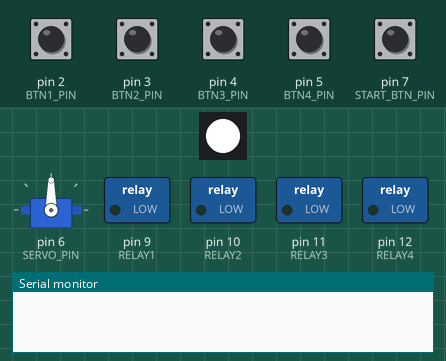
Bench run of a program on a simulated Arduino Nano, built with avr-gcc and run on an emulated ATmega328P. Parts: servo, 1 RGB LEDs in strip order, left to right, switched loads named in the program (green lamp = pin HIGH), the last lines printed to the serial monitor. The test bench sets the inputs (shaded band); at power-on: pin 2 (BTN1_PIN), pin 3 (BTN2_PIN), pin 4 (BTN3_PIN), pin 5 (BTN4_PIN), pin 7 (START_BTN_PIN) HIGH. Random numbers use the default seed unless the program sets one.

Above: at 1.2 s.
1.3 s: pin 7 (START_BTN_PIN) pulled LOW for 0.15 s
At 1.9 s:
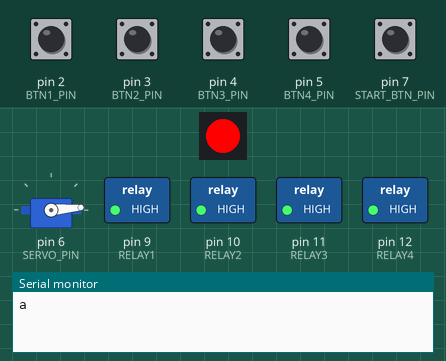
At 8.0 s:
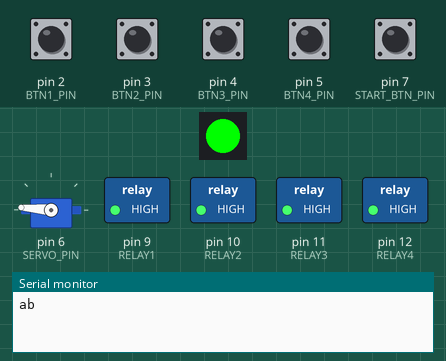
Timing chart, 0 to 8.9 s (numbered marks = the images above; inputs shaded):
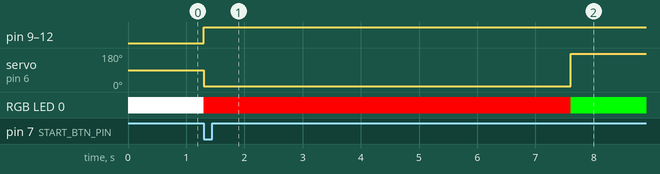

The program:

main.cpp
```cpp
/*

  This is an replication of the game Green Light, Red Light.

  4 contestants must press a button at the sound of the Green Light alert and
  hold it until the Red Light alert is herd.

  Time is accumulated while they hold the button and the first to obtain a
  certain number is the winner (or multiple winners if they finish at the same
  time).

  The head of the doll will turn face to contestants while Red Light and face
  they other way while Green Light.

  Contestant must stop pressing the button as soon as the Red Light alert is
  herd or they will be disqualified from the game.

*/

#include <Adafruit_NeoPixel.h>
#include <Servo.h>

#define SERVO_PIN 6
#define RELAY1 9
#define RELAY2 10
#define RELAY3 11
#define RELAY4 12
#define BTN1_PIN 2
#define BTN2_PIN 3
#define BTN3_PIN 4
#define BTN4_PIN 5

#define LED_PIN 8
#define START_BTN_PIN 7

// #define BUZZER_PIN 8

#define REACTION_DELAY_MS 300
#define TOTAL_TIME_END 60000

Adafruit_NeoPixel pixels(1, LED_PIN, NEO_GRB + NEO_KHZ800);
Servo servo;

bool gameStarted = false;
bool losers[] = {0, 0, 0, 0};
unsigned long previousMillis = 0;
unsigned long interval = 0;
unsigned long startTime = 0;
unsigned long times[] = {0, 0, 0, 0};

byte greenLightCode = 97;
byte redLightCode = 98;

void setup() {
  Serial.begin(115200);

  servo.attach(SERVO_PIN);

  pinMode(BTN1_PIN, INPUT_PULLUP);
  pinMode(BTN2_PIN, INPUT_PULLUP);
  pinMode(BTN3_PIN, INPUT_PULLUP);
  pinMode(BTN4_PIN, INPUT_PULLUP);
  pinMode(START_BTN_PIN, INPUT_PULLUP);

  pinMode(RELAY1, OUTPUT);
  pinMode(RELAY2, OUTPUT);
  pinMode(RELAY3, OUTPUT);
  pinMode(RELAY4, OUTPUT);

  pixels.begin();
  pixels.setPixelColor(0, pixels.Color(255, 255, 255));
  pixels.show();
}

void loop() {
  if (!gameStarted && !digitalRead(START_BTN_PIN)) {
    gameStarted = true;

    digitalWrite(RELAY1, 1);
    digitalWrite(RELAY2, 1);
    digitalWrite(RELAY3, 1);
    digitalWrite(RELAY4, 1);
  }

  if (!gameStarted) {
    return;
  }

  /*
  GAME SEQUENCE
  */

  if (losers[0] == 0 || losers[0] == 0 || losers[2] == 0 || losers[3] == 0) {
    pixels.setPixelColor(0, pixels.Color(255, 0, 0));
    pixels.show();
    servo.write(5);
    Serial.write(greenLightCode);

    // Wait a random number of seconds
    interval = random(3500, 7001);
    startTime = millis();

    // Read buttons + add to accumulated counter
    while (millis() <= startTime + interval) {
      if (!digitalRead(BTN1_PIN) && losers[0] == 0)
        times[0] += 1;
      if (!digitalRead(BTN2_PIN) && losers[1] == 0)
        times[1] += 1;
      if (!digitalRead(BTN3_PIN) && losers[2] == 0)
        times[2] += 1;
      if (!digitalRead(BTN4_PIN) && losers[3] == 0)
        times[3] += 1;
    }
  }

  // Stop game when someone has accumulated enough time
  if (times[0] >= TOTAL_TIME_END || times[1] >= TOTAL_TIME_END ||
      times[2] >= TOTAL_TIME_END || times[3] >= TOTAL_TIME_END ||
      (losers[0] == 1 && losers[1] == 1 && losers[2] == 1 && losers[3] == 1)) {
    digitalWrite(RELAY1, 0);
    digitalWrite(RELAY2, 0);
    digitalWrite(RELAY3, 0);
    digitalWrite(RELAY4, 0);
    pixels.setPixelColor(0, pixels.Color(0, 0, 255));
    pixels.show();

    // Determine the winner(s) by comparing times
    unsigned long maxTime =
        max(max(times[0], times[1]), max(times[2], times[3]));

    if (times[0] == maxTime && losers[0] == 0)
      digitalWrite(RELAY1, HIGH);
    if (times[1] == maxTime && losers[1] == 0)
      digitalWrite(RELAY2, HIGH);
    if (times[2] == maxTime && losers[2] == 0)
      digitalWrite(RELAY3, HIGH);
    if (times[3] == maxTime && losers[3] == 0)
      digitalWrite(RELAY4, HIGH);

    while (!digitalRead(START_BTN_PIN))
      ;

    gameStarted = false;
    losers[0] = losers[1] = losers[2] = losers[3] = 0;
    times[0] = times[1] = times[2] = times[3] = 0;

    return;
  }

  pixels.setPixelColor(0, pixels.Color(0, 255, 0));
  pixels.show();
  servo.write(175);
  Serial.write(redLightCode);

  interval = random(4000, 8001);
  startTime = millis();

  // Wait to take in account the human reaction delay
  delay(REACTION_DELAY_MS);

  // Read buttons + disqualify losers
  while (millis() <= startTime + interval) {
    if (!digitalRead(BTN1_PIN)) {
      digitalWrite(RELAY1, 0);
      losers[0] = 1;
    }
    if (!digitalRead(BTN2_PIN)) {
      digitalWrite(RELAY2, 0);
      losers[1] = 1;
    }
    if (!digitalRead(BTN3_PIN)) {
      digitalWrite(RELAY3, 0);
      losers[2] = 1;
    }
    if (!digitalRead(BTN4_PIN)) {
      digitalWrite(RELAY4, 0);
      losers[3] = 1;
    }
  }
}
```

Measured:
- after the input at 1.3 s, pin 9 (RELAY1), pin 10 (RELAY2), pin 11 (RELAY3), pin 12 (RELAY4): LOW → HIGH at once; servo on pin 6 (SERVO_PIN): 90° → 5° at once, → 175° 6.3 s later; RGB LED 0: RGB(255, 255, 255) → RGB(255, 0, 0) at once, → RGB(0, 255, 0) 6.3 s later
